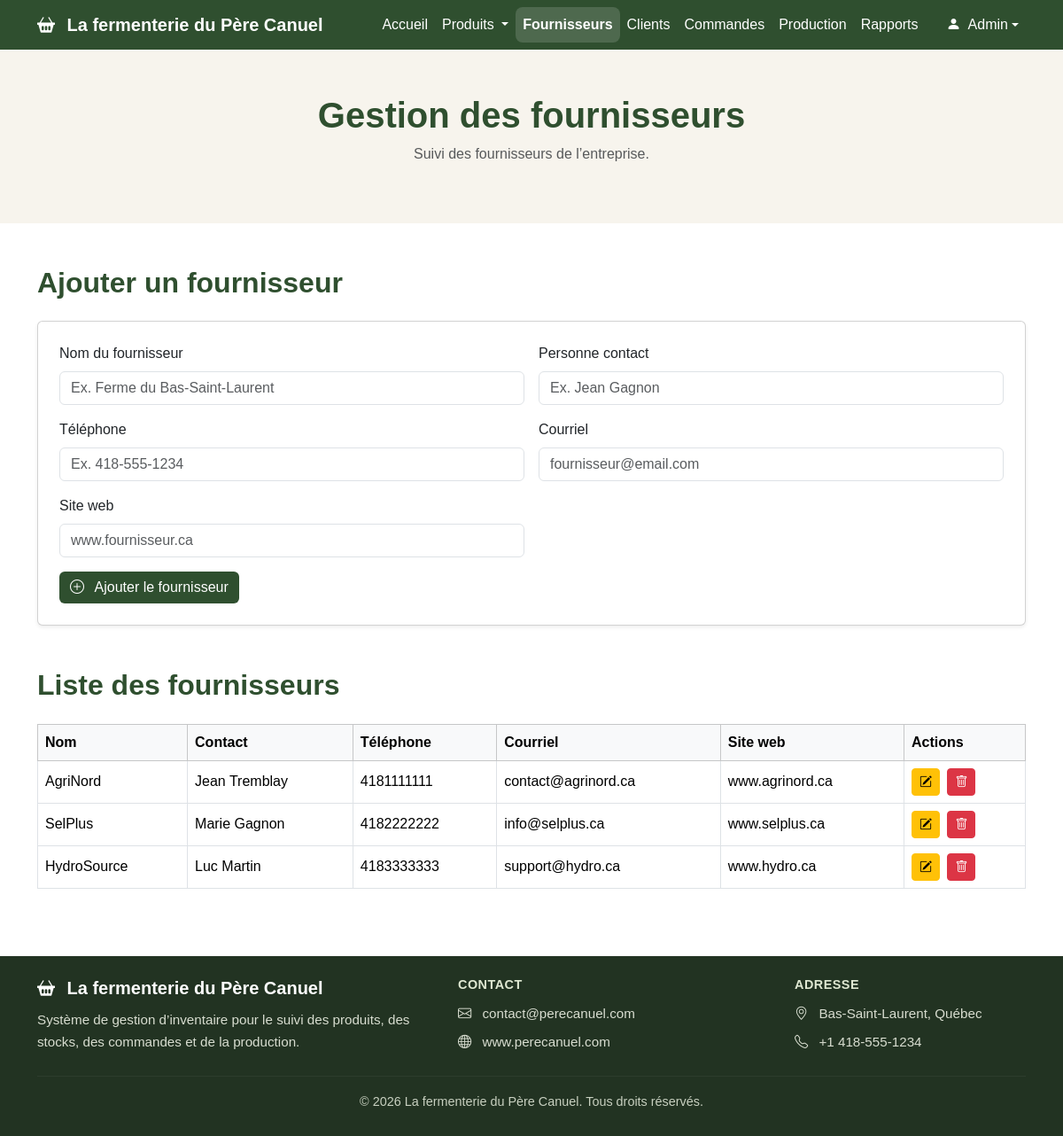
The app's page /fournisseurs.php with its own data.
### tables this page shows
CREATE TABLE `fournisseur` (
  `id_fournisseur` int(11) NOT NULL,
  `nom` varchar(100) DEFAULT NULL,
  `telephone` varchar(20) DEFAULT NULL,
  `email` varchar(100) DEFAULT NULL,
  `site_web` varchar(100) DEFAULT NULL,
  `personne_de_contact` varchar(100) DEFAULT NULL
);

### fournisseurs.php (the view, shortened to what this page needs)
<?php
require_once "liaisonBD.php";
$sql = "SELECT * FROM fournisseur";
$stmt = $pdo->query($sql);
$fournisseurs = $stmt->fetchAll(PDO::FETCH_ASSOC);
?>
<!DOCTYPE html>
<html lang="fr">
<head>
  <link href="https://cdn.jsdelivr.net/npm/bootstrap@5.3.3/dist/css/bootstrap.min.css" rel="stylesheet">
  <link href="https://cdn.jsdelivr.net/npm/bootstrap-icons@1.11.3/font/bootstrap-icons.css" rel="stylesheet">
  <link type="text/css" rel="stylesheet" href="styles/fournisseurs.css"/>
</head>
<body>
<nav class="navbar navbar-expand-lg navbar-dark">
  <div class="container">
    <a class="navbar-brand fw-bold" href="index.php">
      <i class="bi bi-basket2-fill me-2"></i>
      La fermenterie du Père Canuel
    </a>
    <div class="collapse navbar-collapse" id="navbarMenu">
      <ul class="navbar-nav ms-auto">
        <li class="nav-item">
          <a class="nav-link" href="index.php">Accueil</a>
        </li>
        <li class="nav-item dropdown">
          <a class="nav-link dropdown-toggle" href="#" id="produitsDropdown" role="button" data-bs-toggle="dropdown" aria-expanded="false">
            Produits
          </a>
        </li>
        <li class="nav-item"><a class="nav-link active" href="fournisseurs.php">Fournisseurs</a></li>
        <li class="nav-item"><a class="nav-link" href="clients.php">Clients</a></li>
        <li class="nav-item"><a class="nav-link" href="commandes.php">Commandes</a></li>
        <li class="nav-item"><a class="nav-link" href="production.php">Production</a></li>
        <li class="nav-item"><a class="nav-link" href="rapports.php">Rapports</a></li>
        <li class="nav-item dropdown ms-lg-3">
          <a class="nav-link dropdown-toggle d-flex align-items-center" href="#" id="userDropdown" role="button" data-bs-toggle="dropdown" aria-expanded="false">
            <span class="user-avatar me-2">
              <i class="bi bi-person-fill"></i>
            </span>
            Admin
          </a>
        </li>
      </ul>
    </div>
  </div>
</nav>
<header class="page-header">
  <div class="container">
    <h1>Gestion des fournisseurs</h1>
    <p class="text-muted">Suivi des fournisseurs de l’entreprise.</p>
  </div>
</header>
<main class="container my-5">
  <section class="mb-5">
    <h2 class="section-title mb-4">Ajouter un fournisseur</h2>
    <div class="card shadow-sm p-4">
      <form method="POST">
        <div class="row g-3">
          <div class="col-md-6">
            <label class="form-label">Nom du fournisseur</label>
            <input type="text" class="form-control" name="nom" placeholder="Ex. Ferme du Bas-Saint-Laurent" required>
          </div>
          <div class="col-md-6">
            <label class="form-label">Personne contact</label>
            <input type="text" class="form-control" name="personne_de_contact" placeholder="Ex. Jean Gagnon">
          </div>
          <div class="col-md-6">
            <label class="form-label">Téléphone</label>
            <input type="text" class="form-control" name="telephone" placeholder="Ex. 418-555-1234">
          </div>
          <div class="col-md-6">
            <label class="form-label">Courriel</label>
            <input type="email" class="form-control" name="email" placeholder="fournisseur@email.com">
          </div>
          <div class="col-md-6">
            <label class="form-label">Site web</label>
            <input type="text" class="form-control" name="site_web" placeholder="www.fournisseur.ca">
          </div>
          <div class="col-12">
            <button type="submit" name="ajouter" class="btn btn-principal">
              <i class="bi bi-plus-circle me-2"></i>
              Ajouter le fournisseur
            </button>
          </div>
        </div>
      </form>
    </div>
  </section>
  <section>
    <h2 class="section-title mb-4">Liste des fournisseurs</h2>
    <div class="table-responsive">
      <table class="table table-bordered align-middle">
        <thead class="table-light">
          <tr>
            <th>Nom</th>
            <th>Contact</th>
            <th>Téléphone</th>
            <th>Courriel</th>
            <th>Site web</th>
            <th>Actions</th>
          </tr>
        </thead>
        <tbody>
          <?php foreach ($fournisseurs as $fournisseur): ?>
            <tr>
              <td><?= htmlspecialchars($fournisseur["nom"]) ?></td>
              <td><?= htmlspecialchars($fournisseur["personne_de_contact"]) ?></td>
              <td><?= htmlspecialchars($fournisseur["telephone"]) ?></td>
              <td><?= htmlspecialchars($fournisseur["email"]) ?></td>
              <td><?= htmlspecialchars($fournisseur["site_web"]) ?></td>
              <td>
                <button
                  type="button"
                  class="btn btn-sm btn-warning me-1"
                  data-bs-toggle="modal"
                  data-bs-target="#modifierModal"
                  data-id="<?= $fournisseur["id_fournisseur"] ?>"
                  data-nom="<?= htmlspecialchars($fournisseur["nom"]) ?>"
                  data-contact="<?= htmlspecialchars($fournisseur["personne_de_contact"]) ?>"
                  data-telephone="<?= htmlspecialchars($fournisseur["telephone"]) ?>"
                  data-email="<?= htmlspecialchars($fournisseur["email"]) ?>"
                  data-site="<?= htmlspecialchars($fournisseur["site_web"]) ?>"
                >
                  <i class="bi bi-pencil-square"></i>
                </button>
                <button
                  type="button"
                  class="btn btn-sm btn-danger"
                  data-bs-toggle="modal"
                  data-bs-target="#supprimerModal"
                  data-id="<?= $fournisseur["id_fournisseur"] ?>"
                  data-nom="<?= htmlspecialchars($fournisseur["nom"]) ?>"
                >
                  <i class="bi bi-trash"></i>
                </button>
              </td>
            </tr>
          <?php endforeach; ?>
        </tbody>
      </table>
    </div>
  </section>
</main>
<footer class="footer-pro">
  <div class="container py-4">
    <div class="row gy-4 align-items-center">
      <div class="col-lg-5 col-md-12">
        <h5 class="footer-title">
          <i class="bi bi-basket2-fill me-2"></i>
          La fermenterie du Père Canuel
        </h5>
        <p class="footer-text mb-0">
          Système de gestion d’inventaire pour le suivi des produits,
          des stocks, des commandes et de la production.
        </p>
      </div>
      <div class="col-lg-4 col-md-12">
        <h6 class="footer-subtitle">Contact</h6>
        <p class="footer-text mb-2">
          <i class="bi bi-envelope me-2"></i>
          contact@perecanuel.com
        </p>
        <p class="footer-text mb-0">
          <i class="bi bi-globe me-2"></i>
          www.perecanuel.com
        </p>
      </div>
      <div class="col-lg-3 col-md-12">
        <h6 class="footer-subtitle">Adresse</h6>
        <p class="footer-text mb-2">
          <i class="bi bi-geo-alt me-2"></i>
          Bas-Saint-Laurent, Québec
        </p>
        <p class="footer-text mb-0">
          <i class="bi bi-telephone me-2"></i>
          +1 418-555-1234
        </p>
      </div>
    </div>
    <hr class="footer-line">
    <div class="text-center">
      <p class="footer-bottom mb-1">
        © 2026 La fermenterie du Père Canuel. Tous droits réservés.
      </p>
    </div>
  </div>
</footer>
</body>
</html>

### styles/fournisseurs.css (style rules this page uses)
body { font-family: Arial, Helvetica, sans-serif; background-color: #ffffff; }
.navbar { background-color: #2f4f2f; }
.navbar-brand, .nav-link { color: white !important; font-weight: 500; }
.navbar .nav-link.active { color: #ffffff; font-weight: 700; background-color: rgba(255, 255, 255, 0.15); border-radius: 8px; }
.page-header { background-color: #f7f4ed; padding: 50px 0; text-align: center; }
.page-header h1 { color: #2f4f2f; font-weight: 700; }
.btn-principal { background-color: #2f4f2f; color: white; border: none; }
.section-title { color: #2f4f2f; font-weight: 700; }
.footer-pro { background-color: #223322; color: #ffffff; margin-top: 60px; }
.footer-title { font-weight: 700; color: #ffffff; margin-bottom: 12px; }
.footer-subtitle { font-weight: 700; color: #dfe8d2; margin-bottom: 12px; text-transform: uppercase; font-size: 0.9rem; letter-spacing: 0.5px; }
.footer-text { color: #d8ddd0; font-size: 0.95rem; line-height: 1.6; }
.footer-line { border-color: rgba(255, 255, 255, 0.2); margin: 25px 0 18px; }
.footer-bottom { color: #c8d0c0; font-size: 0.9rem; }

### records on screen
fournisseur: nom "AgriNord", personne_de_contact "Jean Tremblay", telephone "4181111111", email "contact@agrinord.ca", site_web "www.agrinord.ca"
fournisseur: nom "SelPlus", personne_de_contact "Marie Gagnon", telephone "4182222222", email "info@selplus.ca", site_web "www.selplus.ca"
fournisseur: nom "HydroSource", personne_de_contact "Luc Martin", telephone "4183333333", email "support@hydro.ca", site_web "www.hydro.ca"
